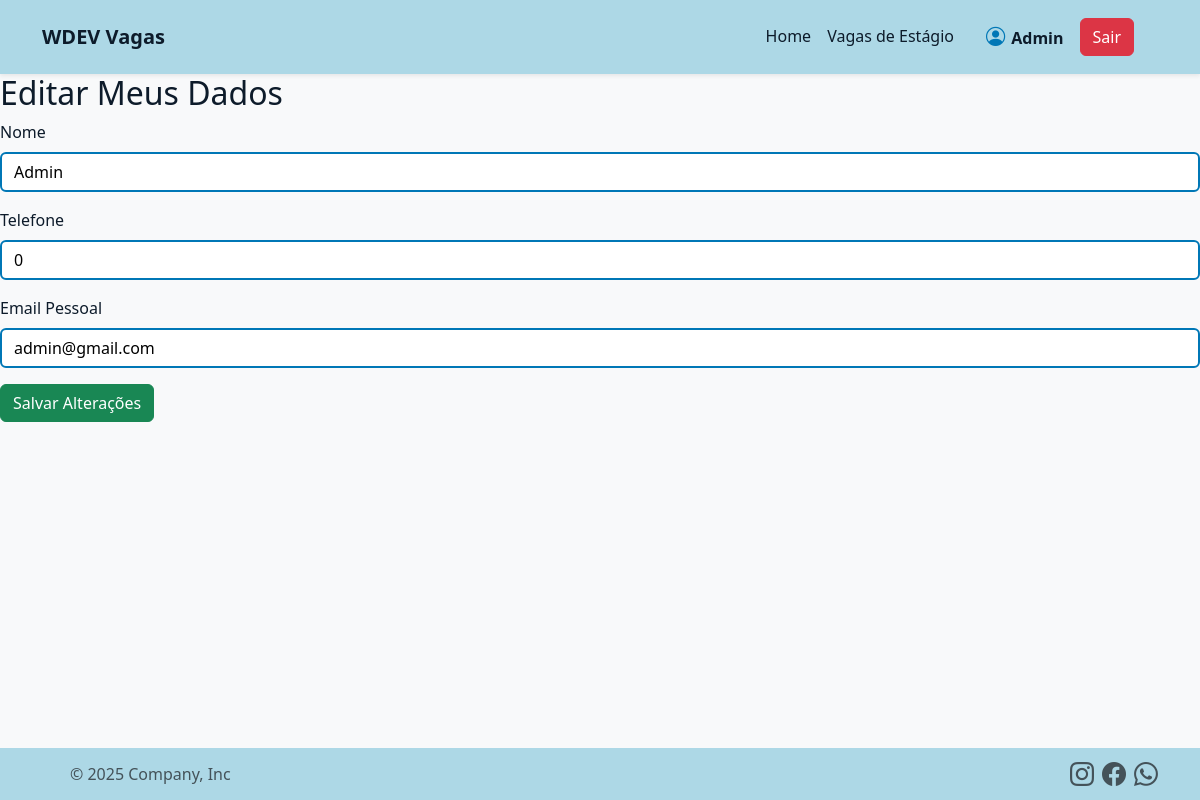
/inscricao/editar.php (signed in), run on the app's committed database.
### tables this page shows
create table alunos(
         id int not null AUTO_INCREMENT PRIMARY KEY,/
         nome varchar(255),
         cpf varchar(11) unique,
         matricula varchar(255)
         telefone varchar(14) unique,
         email_pessoal varchar(255) unique,
         email_institucional varchar(255) unique,
         dtn date,
         curso varchar(255),
         periodo varchar(2)
         senha varchar (255)
);

### app/Session/Login.php (called while the page is built, shortened)
<?php
class Login
{
    public static function getAlunoLogado()
    {
        return self::isLogged() ? $_SESSION['aluno'] : null;
    }
    public static function isLogged()
    {
        return isset($_SESSION['aluno']['id']);
    }
}

### app/Db/DataBase.php (called while the page is built, shortened)
<?php
class DataBase
{
    private $table;
    private $connection;
    public function __construct($table = null)
    {
        $this->table = $table;
    }
    private function SetConnection()
    {
        try {
            $this->connection = new PDO('mysql:host=' . self::HOST . ';dbname=' . self::NAME, self::USER, self::PASS);
            $this->connection->setAttribute(PDO::ATTR_ERRMODE, PDO::ERRMODE_EXCEPTION);
        } catch (PDOException $e) {
            die('ERROR: ' . $e->getMessage());
        }
    }
    public function execute($query, $params = [])
    {
        try {
            $statement = $this->connection->prepare($query);
            $statement->execute($params);
            return $statement;
        } catch (PDOException $e) {
            die('ERROR: ' . $e->getMessage());
        }
    }
    public function select($where = null, $order = null, $limit = null, $fields = '*'){
    $query = 'SELECT '.$fields.' FROM '.$this->table;
    $where = strlen($where) ? ' WHERE '.$where : '';
    $order = strlen($order) ? ' ORDER BY '.$order : '';
    $limit = strlen($limit) ? ' LIMIT '.$limit : '';
    $query .= $where.$order.$limit;
    return $this->execute($query);
}
}

### app/Entity/Aluno.php (called while the page is built, shortened)
<?php
class Aluno
{
    public static function getAluno($id)
    {
        return (new DataBase('alunos'))->select('id = ' . $id)
            ->fetchObject(self::class);
    }
}

### inscricao/editar.php (the view, shortened to what this page needs)
<?php
$alunoLogado = Login::getAlunoLogado();
$aluno = Aluno::getAluno($alunoLogado['id']);
include __DIR__.'/../includes/header.php';
?>
<h2>Editar Meus Dados</h2>
<form method="post">
  <div class="mb-3">
    <label class="form-label">Nome</label>
    <input type="text" name="nome" class="form-control" value="<?= htmlspecialchars($aluno->nome) ?>" required>
  </div>
  <div class="mb-3">
    <label class="form-label">Telefone</label>
    <input type="text" name="telefone" class="form-control" value="<?= htmlspecialchars($aluno->telefone) ?>" required>
  </div>
  <div class="mb-3">
    <label class="form-label">Email Pessoal</label>
    <input type="email" name="email_pessoal" class="form-control" value="<?= htmlspecialchars($aluno->email_pessoal) ?>" required>
  </div>
  <button type="submit" class="btn btn-success">Salvar Alterações</button>
</form>
<?php include __DIR__.'/../includes/footer.php'; ?>

### includes/header.php (shortened to what this page needs)
<?php
$alunoLogado = Login::getAlunoLogado();
$usuario = $alunoLogado ?
  '<span class="navbar-text me-3 text-baby-blue fw-bold">' . $alunoLogado['nome'] . '</span>
   <a href="/si/logout.php" class="btn btn-danger me-2">Sair</a>' :
  '<span class="navbar-text me-3 text-baby-blue">Visitante</span>
   <a href="/si/login.php" class="btn btn-baby-blue me-2">Entrar</a>';
?>
<!doctype html>
<html lang="pt">
<head>
  <link href="https://cdn.jsdelivr.net/npm/bootstrap@5.3.2/dist/css/bootstrap.min.css" rel="stylesheet">
  <link rel="stylesheet" href="https://cdn.jsdelivr.net/npm/bootstrap-icons@1.10.5/font/bootstrap-icons.css">
</head>
<body class="position-relative">
  <nav class="navbar navbar-expand-lg navbar-custom shadow-sm">
    <div class="container">
      <a class="navbar-brand d-flex align-items-center" href="/si/index.php">
        <strong>WDEV Vagas</strong>
      </a>
      <div class="collapse navbar-collapse" id="navbarSupportedContent">
        <ul class="navbar-nav mb-2 mb-lg-0 me-4 text-end">
          <li class="nav-item">
            <a class="nav-link" href="/si/index.php">Home</a>
          </li>
          <li class="nav-item">
            <a class="nav-link" href="/si/vaga/listar.php">Vagas de Estágio</a>
          </li>
        </ul>
        <div class="user-info">
          <i class="bi bi-person-circle"></i>
          <?= $usuario ?>
        </div>
      </div>
    </div>
  </nav>

### includes/header.php (style rules this page uses)
:root { --baby-blue: #add8e6; --baby-blue-hover: #87ceeb; --page-bg: #f8f9fa; --strong-blue: #0077b6; }
body { background-color: var(--page-bg); color: #0d1b2a; display: flex; flex-direction: column; min-height: 100vh; }
.form-control { border: 2px solid var(--strong-blue); background-color: white; color: black; }
.navbar-custom { background-color: var(--baby-blue); }
.navbar-custom .nav-link, .navbar-custom .navbar-brand, .navbar-custom .navbar-text { color: #0d1b2a !important; position: relative; font-weight: 500; padding-bottom: 6px; }
.navbar-custom .nav-link::after { content: ""; display: block; width: 0; height: 2px; background: #0d1b2a; transition: width 0.3s; margin-top: 2px; }
.navbar-collapse { justify-content: flex-end; align-items: center; }
.navbar { padding-top: 1rem; padding-bottom: 1rem; }
.user-info { margin-right: 1rem; display: flex; align-items: center; font-weight: bold; color: #0d1b2a; }
.user-info i { margin-right: 6px; font-size: 1.2rem; color: var(--strong-blue); }

### data on the page
alunos: nome "Admin", telefone "0", email_pessoal "admin@gmail.com"
